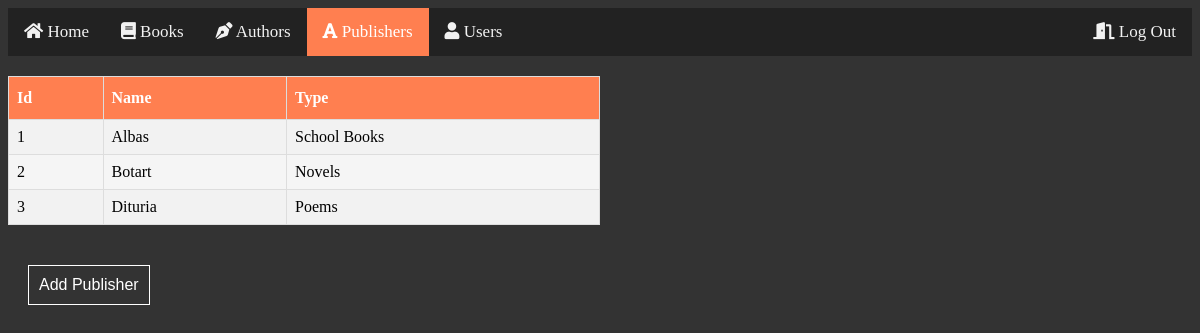
/pages/publishers.php (signed in), run on the app's committed database.
### tables this page shows
CREATE TABLE `publishers` (
  `ID` int(11) NOT NULL,
  `Name` varchar(100) NOT NULL,
  `Type` varchar(50) NOT NULL
);

### database/database.php (called while the page is built, shortened)
<?php
class database
{
    function __construct($host, $user, $pass, $db)
    {
        $this->conn = mysqli_connect($host, $user, $pass, $db);
    }
}
$dataAccess = new database("localhost", "root", "", "library");

### pages/publishers.php (the view, shortened to what this page needs)
<html>
<head>
    <?php
    include "../database/database.php";
    ?>
    <link rel="stylesheet" href="../style/styles.css">
    <link rel="stylesheet" href="https://cdnjs.cloudflare.com/ajax/libs/font-awesome/5.15.1/css/all.min.css">
</head>
<body style="background-color: #333;">
    <div class="topnav">
        <a class="btn" href="../homepage.php"><i class="fas fa-home"></i></i> Home</a>
        <a class="btn" href="books.php"><i class="fas fa-book"></i></i> Books</a>
        <a class="btn" href="authors.php"><i class="fas fa-pen-nib"></i> Authors</a>
        <a class="active" href="#contact"><i class="fas fa-font"></i> Publishers</a>
        <a class="btn" href="users.php"><i class="fas fa-user"></i> Users</a>
        <div class="topnav-right">
            <a href="logout.php"><i class="fas fa-door-open"></i> Log Out</a>
        </div>
    </div>
    <table id="styledtable">
        <tr>
            <th>Id</th>
            <th>Name</th>
            <th>Type</th>
        </tr>
        <?php
        $query = "select * from publishers";
        $result = $dataAccess->conn->query($query);
        if ($result->num_rows > 0) {
            while ($row = $result->fetch_assoc()) {
                $id = $row["ID"];
                $Name = $row["Name"];
                $Type = $row["Type"];
                echo "<tr>";
                echo "<td>" . $id . "</td>";
                echo "<td>" . $Name . "</td>";
                echo "<td>" . $Type . "</td>";
                echo "</tr>";
            }
        }
        ?>
    </table>
    <form action="add-publisher.php">
        <button class="loginButton" type="submit">Add Publisher</button>
    </form>
</body>
</html>

### style/styles.css (style rules this page uses)
.topnav { background-color: #222; overflow: hidden; }
.topnav-right { float: right; }
.topnav a { float: left; color: #f2f2f2; text-align: center; font-family: Verdana; padding: 14px 16px; text-decoration: none; font-size: 17px; }
.topnav a.active { background-color: #ff7f50; color: white; }
.loginButton { font-size: 16px; padding: 10px; margin: 20px 0 0 20px; color: white; background-color: #333; border: 1px solid white; }
#styledtable { margin: 20px 0; font-family: Verdana; border-collapse: collapse; width: 50%; }
#styledtable td, #styledtable th { border: 1px solid #ddd; padding: 8px; }
#styledtable tr:nth-child(even) { background-color: #f2f2f2; }
#styledtable tr:nth-child(odd) { background-color: #f5f5f5; }
#styledtable th { padding-top: 12px; padding-bottom: 12px; text-align: left; background-color: #ff7f50; color: white; }

### data on the page
publishers: ID "1", Name "Albas", Type "School Books"
publishers: ID "2", Name "Botart", Type "Novels"
publishers: ID "3", Name "Dituria", Type "Poems"
